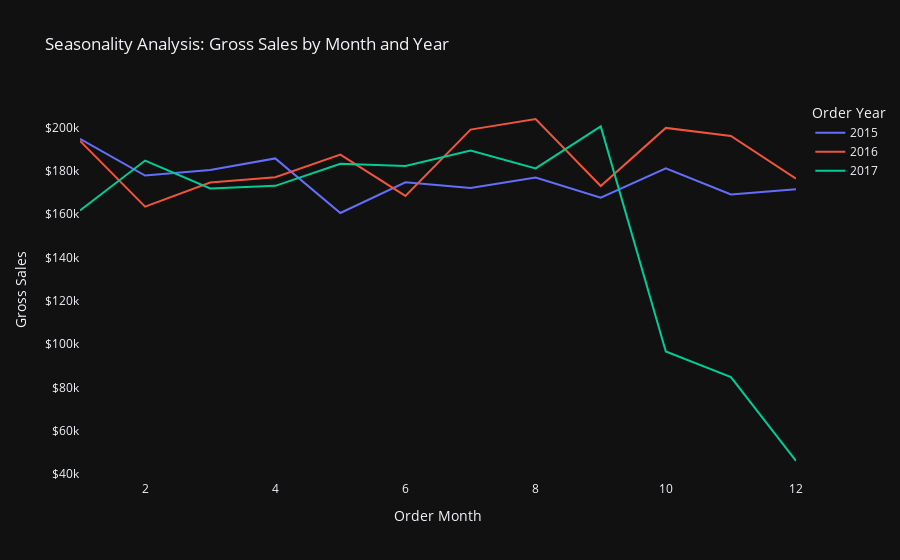

The notebook cell saved with this chart:
### Markdown cell above
#### Visualization: Gross Sales by Month and Year

- The line chart illustrates the monthly trends in Gross Sales over multiple years, allowing for easy identification of seasonal patterns and overall sales growth.
- By observing the peaks and dips in the chart, Just In Time can identify the months with the highest and lowest sales, helping plan promotions, inventory, and marketing strategies accordingly.
- The Y-axis labels formatted as dollar amounts provide a clear understanding of the revenue generated each month, aiding in quick assessment and comparison of performance across different periods. Additionally, it facilitates spotting any sudden spikes or drops in sales, which might require further investigation or action.

### Code cell
# Reset the index to convert the grouped columns to regular columns
seasonality_analysis = seasonality_analysis.reset_index()

# Create a line chart for Gross Sales by Order Year and Order Month
fig = px.line(seasonality_analysis, x='Order Month', y='Gross Sales', color='Order Year',
              labels={'x': 'Order Month', 'y': 'Gross Sales', 'color': 'Order Year'},
              title='Seasonality Analysis: Gross Sales by Month and Year')

# Format the y-axis tick labels as dollar amounts
fig.update_yaxes(tickprefix='$')

# Remove grid lines
fig.update_layout(xaxis=dict(showgrid=False), yaxis=dict(showgrid=False))

# Set black background
fig.update_layout(template='plotly_dark')

# Save the line chart for seasonality analysis as an image file
fig.write_image("seasonality_analysis_line_chart.png")

# Show the line chart
fig.show()

### Figure 1 — Plotly figure (JSON) as saved in the notebook; plotly's stock layout.template omitted (floating-point values rounded to 4 significant figures)
{"data": [{"hovertemplate": "Order Year=2015<br>Order Month=%{x}<br>Gross Sales=%{y}<extra></extra>", "legendgroup": "2015", "line": {"color": "#636efa", "dash": "solid"}, "marker": {"symbol": "circle"}, "mode": "lines", "name": "2015", "orientation": "v", "showlegend": true, "x": [1, 2, 3, 4, 5, 6, 7, 8, 9, 10, 11, 12], "xaxis": "x", "y": [194792, 177835, 180387, 185757, 160554, 174748, 172124, 176947, 167648, 181203, 169121, 171463], "yaxis": "y", "type": "scatter"}, {"hovertemplate": "Order Year=2016<br>Order Month=%{x}<br>Gross Sales=%{y}<extra></extra>", "legendgroup": "2016", "line": {"color": "#EF553B", "dash": "solid"}, "marker": {"symbol": "circle"}, "mode": "lines", "name": "2016", "orientation": "v", "showlegend": true, "x": [1, 2, 3, 4, 5, 6, 7, 8, 9, 10, 11, 12], "xaxis": "x", "y": [193825, 163495, 174607, 177073, 187525, 168450, 199063, 203949, 172991, 199842, 196108, 176422], "yaxis": "y", "type": "scatter"}, {"hovertemplate": "Order Year=2017<br>Order Month=%{x}<br>Gross Sales=%{y}<extra></extra>", "legendgroup": "2017", "line": {"color": "#00cc96", "dash": "solid"}, "marker": {"symbol": "circle"}, "mode": "lines", "name": "2017", "orientation": "v", "showlegend": true, "x": [1, 2, 3, 4, 5, 6, 7, 8, 9, 10, 11, 12], "xaxis": "x", "y": [161730, 184755, 171889, 173091, 183268, 182309, 189340, 181159, 200518, 96605, 84814, 46069], "yaxis": "y", "type": "scatter"}], "layout": {"xaxis": {"anchor": "y", "domain": [0, 1], "title": {"text": "Order Month"}, "showgrid": false}, "yaxis": {"anchor": "x", "domain": [0, 1], "title": {"text": "Gross Sales"}, "tickprefix": "$", "showgrid": false}, "legend": {"title": {"text": "Order Year"}, "tracegroupgap": 0}, "title": {"text": "Seasonality Analysis: Gross Sales by Month and Year"}}}
